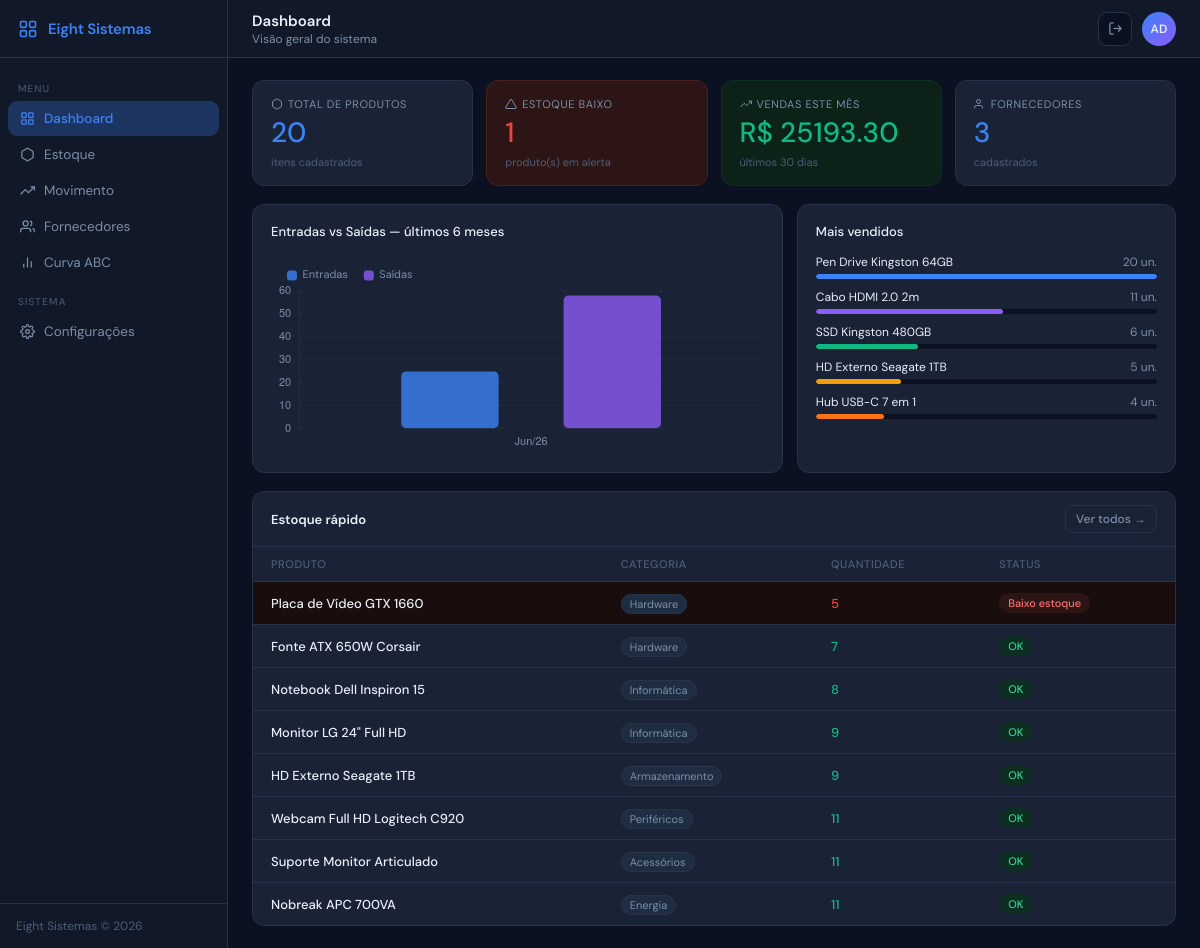
/ (signed in), run on the app's committed database.
### models/produto.py (models this page shows)
class Produto(db.Model):
    __tablename__ = "produtos"
    id             = db.Column(db.Integer, primary_key=True)
    nome           = db.Column(db.String(100), nullable=False)
    categoria      = db.Column(db.String(50))
    quantidade     = db.Column(db.Integer, default=0, nullable=False)
    estoque_minimo = db.Column(db.Integer, default=5, nullable=False)
    preco_custo    = db.Column(db.Numeric(10,2))
    preco_venda    = db.Column(db.Numeric(10,2))
    descricao      = db.Column(db.Text)
    fornecedor_id  = db.Column(db.Integer, db.ForeignKey("fornecedores.id"))
    movimentacoes  = db.relationship("Movimentacao", backref="produto", lazy=True, cascade="all, delete-orphan")
    @property
    def estoque_baixo(self):
        return self.quantidade <= self.estoque_minimo

### routes/dashboard.py (the view)
@dashboard_bp.route("/")
@login_required
def index():
    totais  = DashboardService.totais_rapidos()
    grafico = DashboardService.grafico_seis_meses()
    return render_template("index.html", **totais,
        graf_labels=grafico["labels"], graf_entradas=grafico["entradas"],
        graf_saidas=grafico["saidas"], top_vendidos=DashboardService.top_vendidos(),
        estoque_rapido=DashboardService.estoque_rapido())

### auth.py (called while the page is built)
def login_required(f):
    @wraps(f)
    def decorated(*args, **kwargs):
        if "usuario_id" not in session:
            return redirect(url_for("auth.login"))
        return f(*args, **kwargs)
    return decorated

### services/dashboard_service.py (called while the page is built)
    @staticmethod
    def totais_rapidos():
        from models import Fornecedor
        alertas = Produto.query.filter(Produto.quantidade <= Produto.estoque_minimo).count()
        data_30d = datetime.now() - timedelta(days=30)
        movs = Movimentacao.query.filter(
            Movimentacao.tipo == "saida",
            Movimentacao.origem == "venda",
            Movimentacao.data_movimentacao >= data_30d,
        ).all()
        return {
            "total_produtos":     Produto.query.count(),
            "total_fornecedores": Fornecedor.query.count(),
            "alertas_count":      alertas,
            "total_vendas_mes":   sum(float(m.valor_unitario or 0) * m.quantidade for m in movs),
        }

    @staticmethod
    def grafico_seis_meses():
        seis = datetime.now() - timedelta(days=180)
        ent, sai = defaultdict(float), defaultdict(float)
        for m in Movimentacao.query.filter(Movimentacao.data_movimentacao >= seis).all():
            mes = m.data_movimentacao.strftime("%b/%y") if m.data_movimentacao else "?"
            (ent if m.tipo == "entrada" else sai)[mes] += m.quantidade
        meses = sorted(set(ent) | set(sai))
        return {
            "labels":   meses,
            "entradas": [ent.get(m, 0) for m in meses],
            "saidas":   [sai.get(m, 0) for m in meses],
        }

    @staticmethod
    def top_vendidos(limit=5):
        rows = (
            db.session.query(Produto.nome, func.sum(Movimentacao.quantidade).label("total"))
            .join(Movimentacao, Movimentacao.produto_id == Produto.id)
            .filter(Movimentacao.tipo == "saida", Movimentacao.origem == "venda")
            .group_by(Produto.id)
            .order_by(func.sum(Movimentacao.quantidade).desc())
            .limit(limit).all()
        )
        maxv = max((int(t) for _, t in rows), default=1) or 1
        return [{"nome": n, "total": int(t), "pct": round(int(t) / maxv * 100)} for n, t in rows]

    @staticmethod
    def estoque_rapido():
        return [
            {"id": p.id, "nome": p.nome, "categoria": p.categoria or "—",
             "quantidade": p.quantidade, "ok": not p.estoque_baixo}
            for p in Produto.query.order_by(Produto.quantidade.asc()).all()
        ]

### templates/index.html (shortened to what this page needs)
{% extends "base.html" %}
{% block nav_home %}active{% endblock %}
{% block page_title %}Dashboard{% endblock %}
{% block page_sub %}Visão geral do sistema{% endblock %}
{% block content %}
<div class="cards-grid">
  <div class="stat-card">
    <div class="card-label">
      <svg viewBox="0 0 24 24" fill="none" stroke="currentColor" stroke-width="2"><path d="M21 16V8a2 2 0 0 0-1-1.73l-7-4a2 2 0 0 0-2 0l-7 4A2 2 0 0 0 3 8v8a2 2 0 0 0 1 1.73l7 4a2 2 0 0 0 2 0l7-4A2 2 0 0 0 21 16z"/></svg>
      Total de Produtos
    </div>
    <div class="card-value blue">{{ total_produtos }}</div>
    <div class="card-sub">itens cadastrados</div>
  </div>
  <div class="stat-card {{ 'danger' if alertas_count > 0 else '' }}">
    <div class="card-label">
      <svg viewBox="0 0 24 24" fill="none" stroke="currentColor" stroke-width="2"><path d="M10.29 3.86L1.82 18a2 2 0 0 0 1.71 3h16.94a2 2 0 0 0 1.71-3L13.71 3.86a2 2 0 0 0-3.42 0z"/></svg>
      Estoque Baixo
    </div>
    <div class="card-value {{ 'red' if alertas_count > 0 else 'green' }}">{{ alertas_count }}</div>
    <div class="card-sub">produto(s) em alerta</div>
  </div>
  <div class="stat-card success">
    <div class="card-label">
      <svg viewBox="0 0 24 24" fill="none" stroke="currentColor" stroke-width="2"><polyline points="23 6 13.5 15.5 8.5 10.5 1 18"/><polyline points="17 6 23 6 23 12"/></svg>
      Vendas este mês
    </div>
    <div class="card-value green">R$ {{ "%.2f"|format(total_vendas_mes) }}</div>
    <div class="card-sub">últimos 30 dias</div>
  </div>
  <div class="stat-card">
    <div class="card-label">
      <svg viewBox="0 0 24 24" fill="none" stroke="currentColor" stroke-width="2"><path d="M17 21v-2a4 4 0 0 0-4-4H5a4 4 0 0 0-4 4v2"/><circle cx="9" cy="7" r="4"/></svg>
      Fornecedores
    </div>
    <div class="card-value blue">{{ total_fornecedores }}</div>
    <div class="card-sub">cadastrados</div>
  </div>
</div>
<div class="charts-row">
  <div class="chart-card">
    <div class="chart-title">Entradas vs Saídas — últimos 6 meses</div>
    {% if graf_labels %}
    <div class="chart-canvas-wrap">
      <canvas id="chart-mov"></canvas>
    </div>
    {% else %}
    <div class="empty-chart">Nenhuma movimentação nos últimos 6 meses</div>
    {% endif %}
  </div>
  <div class="chart-card">
    <div class="chart-title">Mais vendidos</div>
    {% if top_vendidos %}
    {% set colors = ['#3B82F6','#8B5CF6','#10B981','#F59E0B','#F97316'] %}
    <div class="most-sold">
      {% for p in top_vendidos %}
      <div class="prod-row">
        <div class="prod-row-top">
          <span>{{ p.nome }}</span>
          <span style="color:var(--muted)">{{ p.total }} un.</span>
        </div>
        <div class="prod-track">
          <div class="prod-fill" style="width:0%;background:{{ colors[loop.index0 % 5] }}"
               data-width="{{ p.pct }}"></div>
        </div>
      </div>
      {% endfor %}
    </div>
    {% else %}
    <div class="empty-chart">Nenhuma venda registrada ainda</div>
    {% endif %}
  </div>
</div>
<div class="tcard">
  <div class="tcard-header">
    <span class="tcard-title">Estoque rápido</span>
    <a href="{{ url_for('estoque.estoque') }}" class="btn btn-ghost btn-sm">Ver todos →</a>
  </div>
  {% if estoque_rapido %}
  <table>
    <thead>
      <tr>
        <th>Produto</th>
        <th>Categoria</th>
        <th>Quantidade</th>
        <th>Status</th>
      </tr>
    </thead>
    <tbody>
      {% for p in estoque_rapido[:8] %}
      <tr {% if not p.ok %}style="background:#1a0d0d"{% endif %}>
        <td class="fw500">{{ p.nome }}</td>
        <td>
          <span style="font-size:11px;background:var(--card2);border:1px solid var(--border);padding:2px 8px;border-radius:99px;color:var(--muted);">
            {{ p.categoria }}
          </span>
        </td>
        <td style="font-weight:500;color:{{ 'var(--red)' if not p.ok else 'var(--green)' }}">{{ p.quantidade }}</td>
        <td>
          <span class="badge-status {{ 'badge-ok' if p.ok else 'badge-low' }}">
            {{ 'OK' if p.ok else 'Baixo estoque' }}
          </span>
        </td>
      </tr>
      {% endfor %}
    </tbody>
  </table>
  {% else %}
  <div class="empty-state">
    <svg viewBox="0 0 24 24" fill="none" stroke="currentColor" stroke-width="1.5"><path d="M21 16V8a2 2 0 0 0-1-1.73l-7-4a2 2 0 0 0-2 0l-7 4A2 2 0 0 0 3 8v8a2 2 0 0 0 1 1.73l7 4a2 2 0 0 0 2 0l7-4A2 2 0 0 0 21 16z"/></svg>
    Nenhum produto cadastrado ainda.
  </div>
  {% endif %}
</div>
{% endblock %}
{% block scripts %}
<script>
window.CHART_DATA = {
  labels:   {{ graf_labels   | tojson }},
  entradas: {{ graf_entradas | tojson }},
  saidas:   {{ graf_saidas   | tojson }},
};
</script>
{% endblock %}

### static/css/main.css (style rules this page uses)
*, *::before, *::after { margin: 0; padding: 0; box-sizing: border-box; }
:root { --bg: #0B1120; --surface: #111827; --card: #1A2235; --card2: #1F2D42; --border: #263348; --border2: #2E3D55; --blue: #3B82F6; --blue-dim: #1D3461; --red: #EF4444; --red-dim: #2D1515; --green: #10B981; --green-dim: #0C2118; --amber: #F59E0B; --amber-dim: #2A1F08; --purple: #8B5CF6; --text: #E8EFF8; --muted: #7A8FA8; --muted2: #4A5F7A; --sidebar-w: 228px; --header-h: 58px; --radius: 12px; --font: 'DM Sans', sans-serif; --mono: 'DM Mono', monospace; }
body { font-family: var(--font); background: var(--bg); color: var(--text); font-size: 14px; min-height: 100vh; }
.cards-grid { display: grid; grid-template-columns: repeat(4, 1fr); gap: 13px; }
.stat-card { background: var(--card); border: 1px solid var(--border); border-radius: var(--radius); padding: 16px 18px; display: flex; flex-direction: column; gap: 8px; transition: border-color 0.2s, transform 0.15s; }
.stat-card.danger { border-color: #4a1f1f; background: var(--red-dim); }
.stat-card.success { border-color: #0d3025; background: var(--green-dim); }
.card-label { font-size: 11px; color: var(--muted); display: flex; align-items: center; gap: 5px; text-transform: uppercase; letter-spacing: .6px; }
.card-label svg { width: 12px; height: 12px; }
.card-value { font-size: 28px; font-weight: 500; line-height: 1; }
.card-value.blue { color: var(--blue); }
.card-value.red { color: var(--red); }
.card-value.green { color: var(--green); }
.card-sub { font-size: 11px; color: var(--muted2); }
.tcard { background: var(--card); border: 1px solid var(--border); border-radius: var(--radius); }
.tcard-header { padding: 13px 18px; border-bottom: 1px solid var(--border); display: flex; align-items: center; justify-content: space-between; gap: 12px; }
.tcard-title { font-size: 13px; font-weight: 600; color: var(--text); }
table { width: 100%; border-collapse: collapse; }
thead th { padding: 10px 18px; font-size: 11px; font-weight: 500; color: var(--muted2); text-transform: uppercase; letter-spacing: .6px; text-align: left; border-bottom: 1px solid var(--border); }
tbody td { padding: 11px 18px; border-bottom: 1px solid var(--border); font-size: 13px; vertical-align: middle; }
tbody tr:last-child td { border-bottom: none; }
.badge-status { display: inline-flex; align-items: center; gap: 4px; font-size: 11px; font-weight: 500; padding: 3px 9px; border-radius: 99px; }
.badge-ok { background: #0d2e20; color: #34d399; }
.badge-low { background: #2d1515; color: #f87171; animation: blink 2s ease-in-out infinite; }
.btn { display: inline-flex; align-items: center; gap: 6px; padding: 7px 14px; border-radius: 8px; font-size: 13px; font-weight: 500; font-family: var(--font); cursor: pointer; transition: opacity 0.15s, background 0.15s; border: none; text-decoration: none; }
.btn-ghost { background: transparent; border: 1px solid var(--border); color: var(--muted); }
.btn-sm { padding: 5px 10px; font-size: 12px; }
.fw500 { font-weight: 500; }

### templates/index.html (style rules this page uses)
.charts-row { display: grid; grid-template-columns: 1.4fr 1fr; gap: 14px; }
.chart-card { background: var(--card); border: 1px solid var(--border); border-radius: var(--radius); padding: 18px; }
.chart-title { font-size: 13px; font-weight: 500; margin-bottom: 14px; color: var(--text); }
.chart-canvas-wrap { position: relative; height: 200px; }
.most-sold { display: flex; flex-direction: column; gap: 10px; }
.prod-row { display: flex; flex-direction: column; gap: 4px; }
.prod-row-top { display: flex; justify-content: space-between; font-size: 12px; color: var(--text); }
.prod-track { background: var(--bg); border-radius: 99px; height: 5px; overflow: hidden; }
.prod-fill { height: 100%; border-radius: 99px; transition: width .8s cubic-bezier(.22,1,.36,1); }

### data on the page
Produto: nome "Pen Drive Kingston 64GB", total "20", {{ p.pct }} 100 (drawn)
Produto: nome "Cabo HDMI 2.0 2m", total "11", {{ p.pct }} 55 (drawn)
Produto: nome "SSD Kingston 480GB", total "6", {{ p.pct }} 30 (drawn)
Produto: nome "HD Externo Seagate 1TB", total "5", {{ p.pct }} 25 (drawn), categoria "Armazenamento", quantidade "9", ok "OK"
Produto: nome "Hub USB-C 7 em 1", total "4", {{ p.pct }} 20 (drawn)
Produto: nome "Placa de Vídeo GTX 1660", categoria "Hardware", quantidade "5", ok "Baixo estoque"
Produto: nome "Fonte ATX 650W Corsair", categoria "Hardware", quantidade "7", ok "OK"
Produto: nome "Notebook Dell Inspiron 15", categoria "Informática", quantidade "8", ok "OK"
Produto: nome "Monitor LG 24\" Full HD", categoria "Informática", quantidade "9", ok "OK"
Produto: nome "Webcam Full HD Logitech C920", categoria "Periféricos", quantidade "11", ok "OK"
Produto: nome "Suporte Monitor Articulado", categoria "Acessórios", quantidade "11", ok "OK"
Produto: nome "Nobreak APC 700VA", categoria "Energia", quantidade "11", ok "OK"

### other printed values
{{ session.get('usuario_nome', 'US')[:2].upper() }} "AD"
{{ total_produtos }} "20"
{{ alertas_count }} "1"
{{ "%.2f"|format(total_vendas_mes) }} "25193.30"
{{ total_fornecedores }} "3"
chart data {{ graf_entradas | tojson }} [25.0]
chart data {{ graf_saidas   | tojson }} [58.0]
